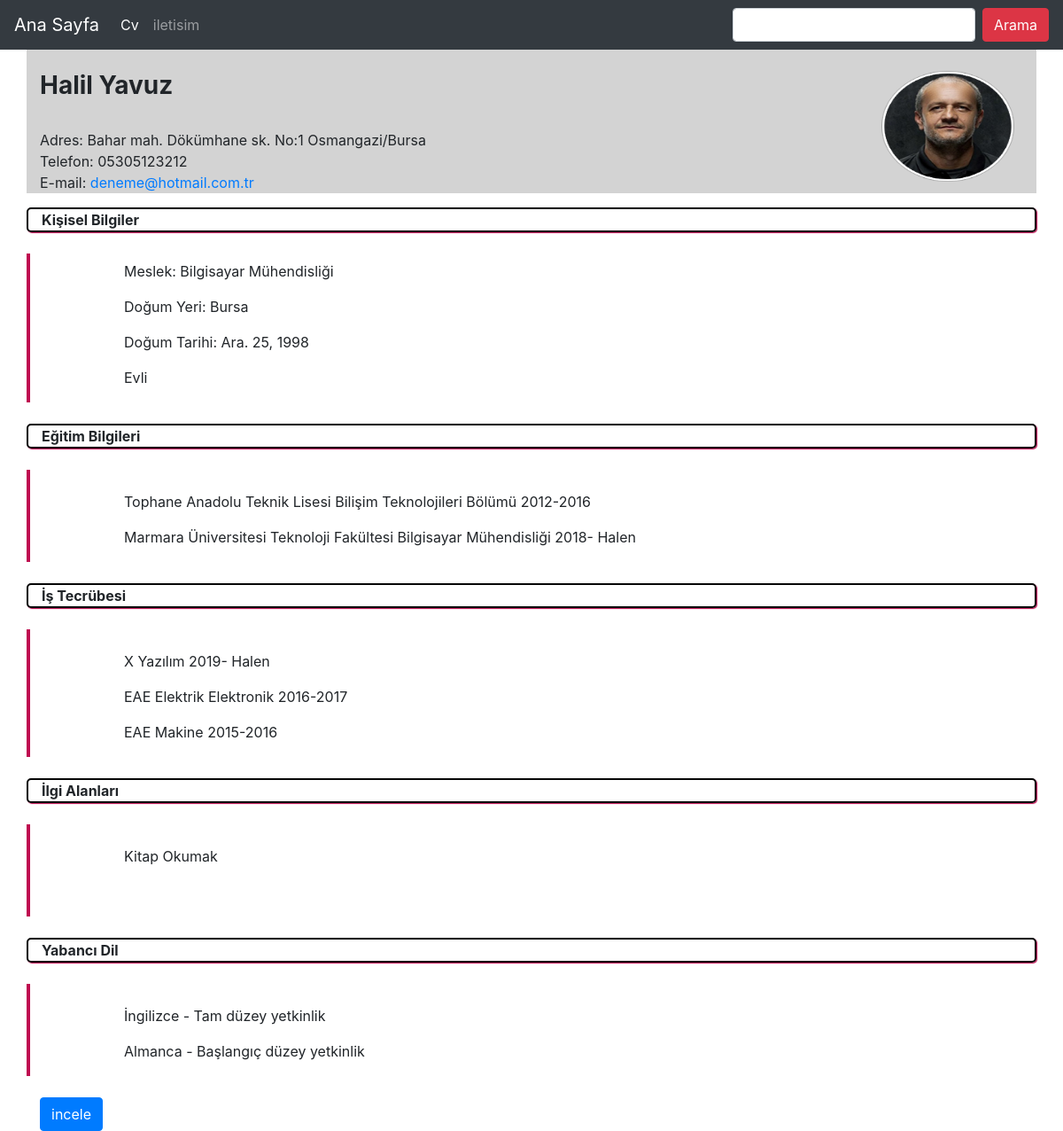
Screenshot of /bilgi/yavuz/ with the database file from the repository.
### cv_Bilgi/models.py (models this page shows, shortened)
class Bilgi(models.Model):
    Name = models.CharField(max_length=120, verbose_name="Adi")
    Surname = models.CharField(max_length=120, verbose_name="Soyadi")
    content = models.TextField(verbose_name="Egitim_Bilgileri")
    experience = models.TextField(verbose_name="Tecrube")
    hobi = RichTextField(verbose_name="Hobi")
    image=models.ImageField(null=True,blank=True)
    job = models.CharField(max_length=120, verbose_name='Meslek')
    language = models.TextField(verbose_name='Dil')
    adress = models.TextField(verbose_name="Adres")
    phone = models.CharField(max_length=11, verbose_name="Telefon")
    email = models.EmailField(verbose_name="Mail")
    date = models.DateField(verbose_name="Dogum_Tarihi")
    dogumyeri = models.CharField(max_length=120, verbose_name="Dogum_Yeri")
    medeni_hali = models.CharField(max_length=6, choices=evli_CHOICES, default='Bekar')
    slug=models.SlugField(unique=True,editable=False,max_length=130)
    def get_abolute_url(self):
        print(reverse('cv_Bilgi:detail',kwargs={'slug':self.slug}))
        return  reverse('cv_Bilgi:detail',kwargs={'slug':self.slug})
    class Meta:
        ordering=['-id']

### cv_Bilgi/views.py (the view)
# urls.py: url(r'^(?P<slug>[\w-]+)/$', bilgi_detail,name='detail'),
def bilgi_detail(request,slug):
    bilgi =get_object_or_404(Bilgi,slug=slug)
    context={
        'bilgi':bilgi,
    }
    return render(request, 'cv_bilgi/detail.html', {'bilgi': bilgi})

### templates/cv_bilgi/detail.html (shortened to what this page needs)
{% extends 'base.html' %}
{% block body %}
<div class="container">
<div class="row" style="background-color:lightgray">
    <div class="col-md-10 mt-4 " ><h3><b>{{bilgi.Name}}  {{bilgi.Surname}}</b></h3><br>Adres: {{bilgi.adress|safe}}<br>Telefon: {{bilgi.phone}}<br>E-mail: <a href="{{bilgi.email}}">{{bilgi.email}}</a> </div>
<div class="col-md-2 mt-4 "  >
          {% if bilgi.image %}
                <img id="resim" src="{{bilgi.image.url}}" class="img-responsive">
          {% endif %}</div>
</div>
<div class="row ">
<div class="col-md-12 border-x mt-3"><b> Kişisel Bilgiler </b></div>
</div>
<div class="row my-4">
<div class="col-md-1 " style="border-left:4px solid rgb(191, 11, 80);"></div>
<div class="col-md-11 mt-2"><p>Meslek: {{bilgi.job}}</p><p>Doğum Yeri: {{bilgi.dogumyeri}}</p><p>Doğum Tarihi: {{bilgi.date}}</p><p>{{bilgi.medeni_hali}}</p></div>
</div>
<div class="row">
<div class="col-md-12 border-x"><b>Eğitim Bilgileri</b></div>
</div>
<div class="row my-4">
<div class="col-md-1 " style="border-left:4px solid rgb(191, 11, 80);"></div>
<div class="col-md-11 mt-2"><p>{{bilgi.content|safe|linebreaks}}</p></div>
</div>
<div class="row">
<div class="col-md-12 border-x"><b>İş Tecrübesi</b></div>
</div>
<div class="row my-4">
<div class="col-md-1 " style="border-left:4px solid rgb(191, 11, 80);"></div>
<div class="col-md-11 mt-2"><p>{{bilgi.experience|safe|linebreaks}}</p></div>
</div>
<div class="row">
<div class="col-md-12 border-x"><b>İlgi Alanları</b></div>
</div>
<div class="row my-4">
<div class="col-md-1 " style="border-left:4px solid rgb(191, 11, 80);"></div>
<div class="col-md-11 mt-2"><p>{{bilgi.hobi|safe|linebreaks}}</p></div>
</div>
<div class="row">
<div class="col-md-12 border-x"><b>Yabancı Dil</b></div>
</div>
<div class="row my-4">
<div class="col-md-1 " style="border-left:4px solid rgb(191, 11, 80);"></div>
<div class="col-md-11 mt-2"> <p>{{bilgi.language|safe|linebreaks}}</p></div>
</div>
  <a href="{{bilgi.get_abolute_url}}" class="btn btn-primary" role="button">incele</a>
</div>
{% endblock %}

### static/css/style.css (style rules this page uses)
.border-x { border:2px solid black; box-shadow: 1px 1px 1px rgb(191, 11, 80); border-radius: 5px; }
#resim { width:150px; height:125px; }

### rows the page displays
Bilgi: Name "Halil", Surname "Yavuz", adress "Bahar mah. Dökümhane sk. No:1 Osmangazi/Bursa", phone "05305123212", email "deneme@hotmail.com.tr", image (picture), job "Bilgisayar Mühendisliği", dogumyeri "Bursa", date "Ara. 25, 1998", medeni_hali "Evli", content "Tophane Anadolu Teknik Lisesi Bilişim Teknolojileri Bölümü 2012-2016 Marmara Üniversitesi Teknoloji Fakültesi Bilgisayar Mühendisliği 2018- Halen", experience "X Yazılım 2019- Halen EAE Elektrik Elektronik 2016-2017 EAE Makine 2015-2016", hobi "Kitap Okumak", language "İngilizce - Tam düzey yetkinlik Almanca - Başlangıç düzey yetkinlik"
